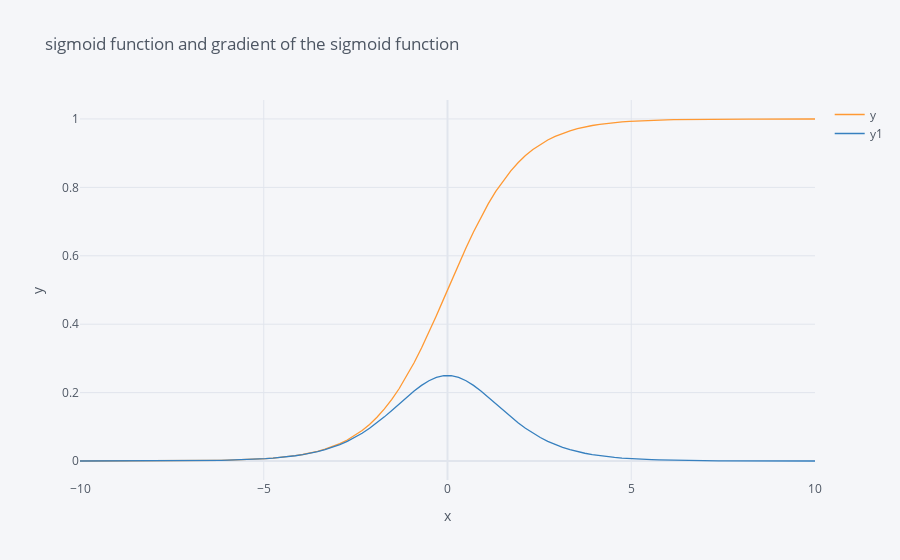

Notebook code for this chart:
### Code cell
pd.DataFrame({'x':X,'y':y,'y1':derviative_sigmoid}).iplot(kind='scatter',x='x',y=['y','y1'],mode='lines',xTitle='x',yTitle='y',title='sigmoid function and gradient of the sigmoid function')
